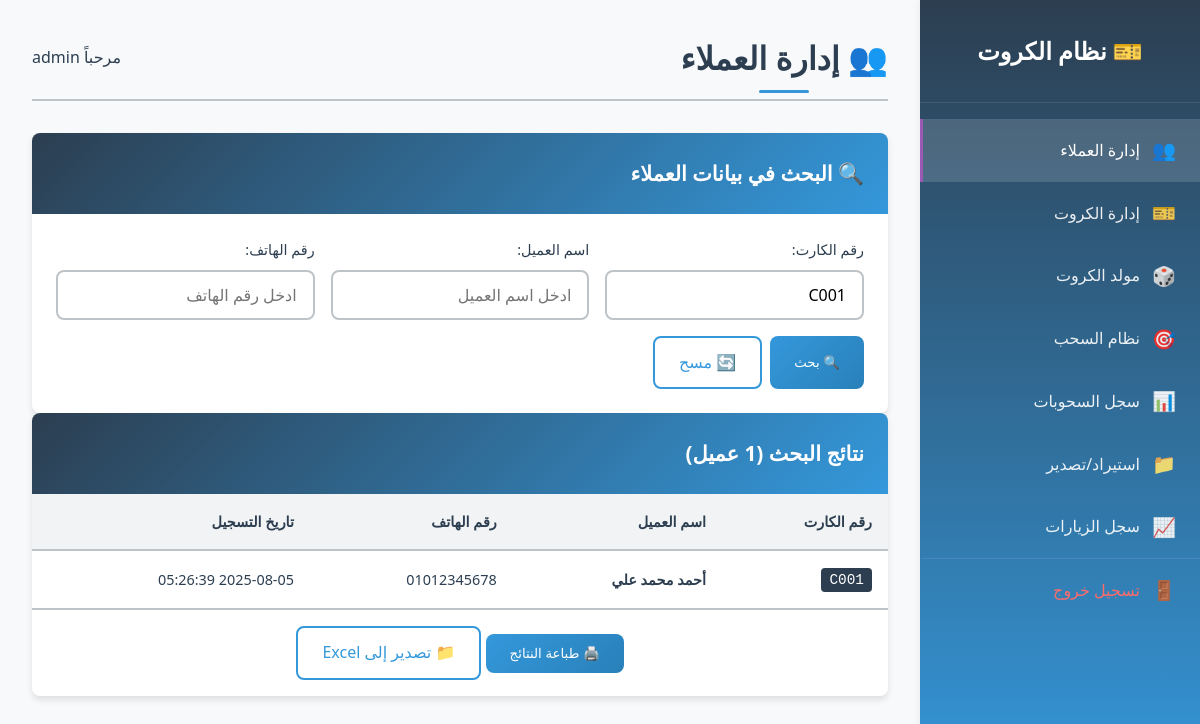
/admin.php?card_number=C001 (signed in), run on the app's committed database.
### tables this page shows
CREATE TABLE IF NOT EXISTS customers (
    id INT AUTO_INCREMENT PRIMARY KEY,
    card_number VARCHAR(50) NOT NULL UNIQUE,
    customer_name VARCHAR(100) NOT NULL,
    phone_number VARCHAR(20) NOT NULL,
    created_at TIMESTAMP DEFAULT CURRENT_TIMESTAMP,
    updated_at TIMESTAMP DEFAULT CURRENT_TIMESTAMP ON UPDATE CURRENT_TIMESTAMP,
    INDEX idx_card_number (card_number),
    INDEX idx_customer_name (customer_name),
    INDEX idx_phone_number (phone_number)
);

### admin.php (the view, shortened to what this page needs)
<?php
$page = isset($_GET['page']) ? max(1, (int)$_GET['page']) : 1;
$limit = 20;
$offset = ($page - 1) * $limit;
$card_number = isset($_GET['card_number']) ? trim($_GET['card_number']) : '';
$customer_name = isset($_GET['customer_name']) ? trim($_GET['customer_name']) : '';
$phone_number = isset($_GET['phone_number']) ? trim($_GET['phone_number']) : '';
$hasSearch = !empty($card_number) || !empty($customer_name) || !empty($phone_number);
$customers = [];
$total_customers = 0;
try {
    $pdo = getDBConnection();
    $whereConditions = [];
    $params = [];
    if (!empty($card_number)) {
        $whereConditions[] = "card_number LIKE ?";
        $params[] = "%" . $card_number . "%";
    }
    $whereClause = '';
    if (!empty($whereConditions)) {
        $whereClause = " WHERE " . implode(" AND ", $whereConditions);
    }
    $countSql = "SELECT COUNT(*) as total FROM customers" . $whereClause;
    $countStmt = $pdo->prepare($countSql);
    $countStmt->execute($params);
    $total_customers = $countStmt->fetch(PDO::FETCH_ASSOC)['total'];
    $sql = "SELECT * FROM customers" . $whereClause . " ORDER BY created_at DESC LIMIT ? OFFSET ?";
    $params[] = $limit;
    $params[] = $offset;
    $stmt = $pdo->prepare($sql);
    $stmt->execute($params);
    $customers = $stmt->fetchAll(PDO::FETCH_ASSOC);
} catch(PDOException $e) {
    $error_message = "خطأ في قاعدة البيانات: " . $e->getMessage();
}
?>
<!DOCTYPE html>
<html lang="ar" dir="rtl">
<head>
    <link rel="stylesheet" href="assets/css/style.css">
    <link rel="stylesheet" href="assets/css/admin.css">
</head>
<body>
    <div class="admin-layout">
        <?php include 'includes/sidebar.php'; ?>
        <main class="main-content">
            <div class="content-header">
                <h1>👥 إدارة العملاء</h1>
                <div class="user-info">
                    <span>مرحباً <?php echo $_SESSION['admin_username']; ?></span>
                </div>
            </div>
            <div class="table-container">
                <h3>🔍 البحث في بيانات العملاء</h3>
                <div style="padding: 1.5rem;">
                    <form method="GET" action="" style="display: grid; grid-template-columns: repeat(auto-fit, minmax(200px, 1fr)); gap: 1rem; align-items: end;">
                        <div class="form-group" style="margin: 0;">
                            <label for="card_number">رقم الكارت:</label>
                            <input type="text" id="card_number" name="card_number"
                                   value="<?php echo htmlspecialchars($card_number); ?>"
                                   placeholder="ادخل رقم الكارت">
                        </div>
                        <div class="form-group" style="margin: 0;">
                            <label for="customer_name">اسم العميل:</label>
                            <input type="text" id="customer_name" name="customer_name"
                                   value="<?php echo htmlspecialchars($customer_name); ?>"
                                   placeholder="ادخل اسم العميل">
                        </div>
                        <div class="form-group" style="margin: 0;">
                            <label for="phone_number">رقم الهاتف:</label>
                            <input type="text" id="phone_number" name="phone_number"
                                   value="<?php echo htmlspecialchars($phone_number); ?>"
                                   placeholder="ادخل رقم الهاتف">
                        </div>
                        <div style="display: flex; gap: 0.5rem;">
                            <button type="submit" class="btn btn-primary">🔍 بحث</button>
                            <a href="admin.php" class="btn btn-secondary">🔄 مسح</a>
                        </div>
                    </form>
                </div>
            </div>
            <div class="table-container">
                <?php if ($hasSearch): ?>
                    <h3>نتائج البحث (<?php echo number_format($total_customers); ?> عميل)</h3>
                <?php else: ?>
                    <h3>جميع العملاء (<?php echo number_format($total_customers); ?> عميل)</h3>
                <?php endif; ?>
                <?php if (!empty($customers)): ?>
                    <div class="table-responsive">
                        <table class="data-table">
                            <thead>
                                <tr>
                                    <th>رقم الكارت</th>
                                    <th>اسم العميل</th>
                                    <th>رقم الهاتف</th>
                                    <th>تاريخ التسجيل</th>
                                </tr>
                            </thead>
                            <tbody>
                                <?php foreach ($customers as $customer): ?>
                                <tr>
                                    <td>
                                        <code style="background: var(--primary-color); color: white; padding: 0.25rem 0.5rem; border-radius: 4px;">
                                            <?php echo htmlspecialchars($customer['card_number']); ?>
                                        </code>
                                    </td>
                                    <td>
                                        <strong><?php echo htmlspecialchars($customer['customer_name']); ?></strong>
                                    </td>
                                    <td>
                                        <span style="direction: ltr; display: inline-block;">
                                            <?php echo htmlspecialchars($customer['phone_number']); ?>
                                        </span>
                                    </td>
                                    <td>
                                        <time datetime="<?php echo $customer['created_at']; ?>">
                                            <?php echo date('Y-m-d H:i:s', strtotime($customer['created_at'])); ?>
                                        </time>
                                    </td>
                                </tr>
                                <?php endforeach; ?>
                            </tbody>
                        </table>
                    </div>
                    <div style="text-align: center; padding: 1rem; border-top: 1px solid var(--border-color);">
                        <button onclick="window.print()" class="btn btn-primary">🖨️ طباعة النتائج</button>
                        <a href="import_export.php" class="btn btn-secondary">📁 تصدير إلى Excel</a>
                    </div>
                <?php endif; ?>
            </div>
        </main>
    </div>
</body>
</html>

### assets/css/style.css (style rules this page uses)
:root { --primary-color: #2c3e50; --primary-rgb: 44, 62, 80; --secondary-color: #3498db; --secondary-rgb: 52, 152, 219; --success-color: #27ae60; --success-rgb: 39, 174, 96; --warning-color: #f39c12; --warning-rgb: 243, 156, 18; --danger-color: #e74c3c; --danger-rgb: 231, 76, 60; --info-color: #17a2b8; --info-rgb: 23, 162, 184; --accent-color: #9b59b6; --accent-rgb: 155, 89, 182; --light-color: #ecf0f1; --dark-color: #2c3e50; --text-color: #2c3e50; --text-muted: #6c757d; --border-color: #bdc3c7; --bg-color: #f8f9fa; --bg-light: #f1f3f4; --shadow: 0 4px 6px rgba(0, 0, 0, 0.1); --shadow-hover: 0 8px 15px rgba(0, 0, 0, 0.2); --border-radius: 8px; --transition: all 0.3s ease; }
* { margin: 0; padding: 0; box-sizing: border-box; }
body { font-family: 'Segoe UI', Tahoma, Geneva, Verdana, sans-serif; background: linear-gradient(135deg, #667eea 0%, #764ba2 100%); min-height: 100vh; direction: rtl; color: var(--text-color); line-height: 1.6; }
h1 { text-align: center; color: var(--primary-color); margin-bottom: 2rem; font-size: 1.8rem; font-weight: 600; position: relative; }
h1::after { content: ''; position: absolute; bottom: -10px; left: 50%; transform: translateX(-50%); width: 50px; height: 3px; background: var(--secondary-color); border-radius: 2px; }
.form-group { margin-bottom: 1.5rem; position: relative; }
label { display: block; margin-bottom: 0.5rem; color: var(--text-color); font-weight: 500; font-size: 0.9rem; }
input[type="text"], input[type="tel"], input[type="number"], input[type="password"] { width: 100%; padding: 0.75rem 1rem; border: 2px solid var(--border-color); border-radius: var(--border-radius); font-size: 1rem; transition: var(--transition); background: white; font-family: 'Segoe UI', Tahoma, Geneva, Verdana, sans-serif; }
.btn { padding: 0.75rem 1.5rem; border: none; border-radius: var(--border-radius); text-decoration: none; font-weight: 500; transition: var(--transition); cursor: pointer; display: inline-block; }
.btn-primary { background: linear-gradient(135deg, var(--secondary-color), #2980b9); color: white; }
.btn-secondary { background: white; color: var(--secondary-color); border: 2px solid var(--secondary-color); }

### assets/css/admin.css (style rules this page uses)
.admin-layout { display: flex; min-height: 100vh; background: var(--bg-color); }
.main-content { margin-right: 280px; padding: 2rem; width: calc(100% - 280px); min-height: 100vh; }
.content-header { display: flex; justify-content: space-between; align-items: center; margin-bottom: 2rem; padding-bottom: 1rem; border-bottom: 2px solid var(--border-color); }
.content-header h1 { margin: 0; color: var(--primary-color); font-size: 2rem; font-weight: 600; }
.user-info { display: flex; align-items: center; gap: 1rem; font-weight: 500; color: var(--text-color); }
.table-container { background: white; border-radius: var(--border-radius); box-shadow: var(--shadow); overflow: hidden; }
.table-container h3 { margin: 0; padding: 1.5rem; background: linear-gradient(135deg, var(--primary-color), var(--secondary-color)); color: white; font-size: 1.3rem; font-weight: 600; }
.table-responsive { overflow-x: auto; }
.data-table { width: 100%; border-collapse: collapse; font-size: 0.9rem; }
.data-table th { background: var(--bg-light); padding: 1rem; text-align: right; font-weight: 600; color: var(--primary-color); border-bottom: 2px solid var(--border-color); white-space: nowrap; }
.data-table td { padding: 1rem; border-bottom: 1px solid var(--border-color); vertical-align: middle; }

### data on the page
customers: card_number "C001", customer_name "أحمد محمد علي", phone_number "01012345678", created_at "2025-08-05 05:26:39"

### other printed values
$_SESSION['admin_username'] "admin"
